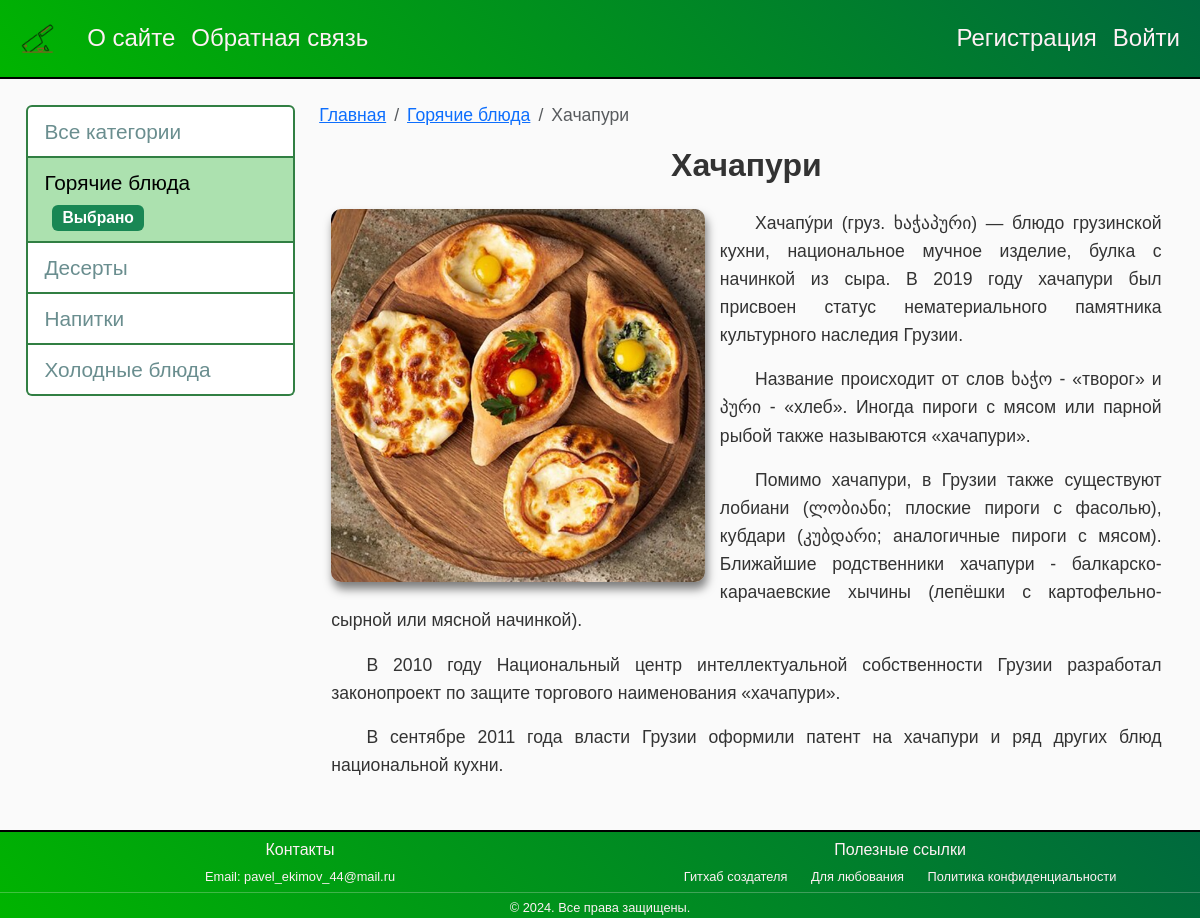
Page /post/khachapuri/ on the committed database.
### meal/models.py (models this page shows, shortened)
class Category(models.Model):
    name = models.CharField(max_length=100, db_index=True, verbose_name='Категория')
    slug = models.SlugField(max_length=255, unique=True, db_index=True, verbose_name='URL')
    def __str__(self):
        return self.name
    def get_absolute_url(self):
        return reverse('category', kwargs={'cat_slug': self.slug})
    class Meta:
        verbose_name = 'Категорию'
        verbose_name_plural = 'Категории'
        ordering = ['id']

class Food(models.Model):
    title = models.CharField(max_length=255, verbose_name='Название блюда')
    slug = models.SlugField(max_length=255, unique=True, db_index=True, verbose_name='URL')
    content = models.TextField(blank=True, verbose_name='Информация')
    photo = models.ImageField(upload_to="photo/%Y/%m/%d/", verbose_name='Фото')
    time_create = models.DateTimeField(auto_now_add=True, verbose_name='Время создания')
    time_update = models.DateTimeField(auto_now=True, verbose_name='Время изменения')
    is_published = models.BooleanField(default=True, verbose_name='Опубликовать')
    author = models.ForeignKey(User, on_delete=models.CASCADE, verbose_name='Автор')
    cat = models.ForeignKey('Category', on_delete=models.PROTECT, verbose_name='Категория')
    def __str__(self):
        return self.title
    class Meta:
        verbose_name = 'Различные блюда'
        verbose_name_plural = 'Различные блюда'
        ordering = ['id']

### meal/views.py (the view)
# urls.py: path('post/<slug:post_slug>/', ShowPost.as_view(), name='post'),
class ShowPost(DataMixin, DetailView):
    model = Food
    template_name = 'meal/post.html'
    slug_url_kwarg = 'post_slug'
    context_object_name = 'post'
    def get_context_data(self, *, object_list=None, **kwargs):
        context = super().get_context_data(**kwargs)
        c_def = self.get_user_context(title=context['post'])
        if not context['post'].is_published:
            c_def['cat_selected'] = -1
            c_def['breadcrumbs_extra'] = {
                'name': 'Неопубликованные записи',
                'url': reverse('unpublished_posts')
            }
        else:
            c_def['cat_selected'] = context['post'].cat.pk
        return dict(list(context.items()) + list(c_def.items()))

### meal/utils.py (called while the page is built)
    def get_user_context(self, **kwargs):
        context = kwargs
        cats = cache.get('cats')
        if not cats:
            cats = (Category.objects.annotate(food__count=Count('food', filter=Q(food__is_published=True)))
                    .filter(food__count__gt=0))
            cache.set('cats', cats, 60)
        user_menu = menu.copy()
        if not self.request.user.is_authenticated:
            user_menu.pop(1)
        context['menu'] = user_menu
        context['cats'] = cats
        context['cat_selected'] = context.get('cat_selected', 0)
        return context

### meal/templates/meal/post.html (shortened to what this page needs)
{% extends 'meal/base.html' %}
{% block leftmenu %}
    {% if post.is_published %}
        {% with cat_selected=post.cat.pk %}
            {{ block.super }}
        {% endwith %}
    {% else %}
        {% with cat_selected=-1 %}
            {{ block.super }}
        {% endwith %}
    {% endif %}
{% endblock %}
{% block breadcrumbs %}
    <nav aria-label="breadcrumb">
        <ol class="breadcrumb">
            <li class="breadcrumb-item">
                <a href="{% url 'home' %}">Главная</a>
            </li>
            {% if not post.is_published %}
                <li class="breadcrumb-item">
                    <a href="{% url 'unpublished_posts' %}">Неопубликованные записи</a>
                </li>
                <li class="breadcrumb-item active" aria-current="page">
                    {{ post.cat }}
                </li>
            {% else %}
                <li class="breadcrumb-item">
                    <a href="{% url 'category' post.cat.slug %}">{{ post.cat }}</a>
                </li>
            {% endif %}
            <li class="breadcrumb-item active" aria-current="page">
                {{ post.title }}
            </li>
        </ol>
    </nav>
{% endblock %}
{% block content %}
    <div class="container mt-4">
        <h1 class="text-center mb-4">{{ post.title }}</h1>
        <div class="post-content">
            {% if post.photo %}
                <img class="img-article-left" src="{{ post.photo.url }}" alt="Фото {{ post.title }}">
            {% endif %}
            {{ post.content|linebreaks }}
        </div>
    </div>
{% endblock %}

### meal/templates/meal/base.html (shortened to what this page needs)
{% load static %}
{% load meal_tags %}
{% load cache %}
<!DOCTYPE html>
<html>
    <head>
        <link href="{% static 'meal/css/bootstrap.min.css' %}" rel="stylesheet">
        <link href="{% static 'meal/css/styles.css' %}" rel="stylesheet">
    </head>
    <body>
        <div class="flex-wrapper">
            <div class="content-all">
                {% block mainmenu %}
                    <nav class="navbar navbar-expand-lg navbar-light bg-light">
                        <div class="container">
                            <a class="navbar-brand" href="{% url 'home' %}">
                                <div class="logo"></div>
                            </a>
                            <div class="collapse navbar-collapse" id="navbarNav">
                                <ul class="navbar-nav me-auto mb-2 mb-lg-0">
                                    {% for m in menu %}
                                        <li class="nav-item">
                                            <a class="nav-link" href="{% url m.url_name %}">{{ m.title }}</a>
                                        </li>
                                    {% endfor %}
                                </ul>
                                <ul class="navbar-nav">
                                    {% if request.user.is_authenticated %}
                                        <li class="nav-item">
                                            <a class="nav-link" href="{% url 'logout' %}">Выйти</a>
                                        </li>
                                    {% else %}
                                        <li class="nav-item">
                                            <a class="nav-link" href="{% url 'register' %}">Регистрация</a>
                                        </li>
                                        <li class="nav-item">
                                            <a class="nav-link" href="{% url 'login' %}">Войти</a>
                                        </li>
                                    {% endif %}
                                </ul>
                            </div>
                        </div>
                    </nav>
                {% endblock mainmenu %}
                <div class="container-main mt-4">
                    <div class="row">
                        <aside class="col-md-3">
                            {% block leftmenu %}
                                <ul class="list-group">
                                    {% if cat_selected == 0 %}
                                        <li class="list-group-item active">
                                            Все категории
                                            <span class="badge bg-success ms-2">Выбрано</span>
                                        </li>
                                    {% else %}
                                        <li class="list-group-item">
                                            <a href="{% url 'home' %}">Все категории</a>
                                        </li>
                                    {% endif %}
                                    {% for c in cats %}
                                        {% if c.food__count > 0 %}
                                            <li class="list-group-item {% if c.pk == cat_selected %} active {% endif %}">
                                                {% if c.pk == cat_selected %}
                                                    {{ c.name }}
                                                    <span class="badge bg-success ms-2">Выбрано</span>
                                                {% else %}
                                                    <a href="{{ c.get_absolute_url }}">{{ c.name }}</a>
                                                {% endif %}
                                            </li>
                                        {% endif %}
                                    {% endfor %}
                                </ul>
                            {% endblock leftmenu %}
                        </aside>
                        <main class="col-md-9">
                            {% block breadcrumbs %}
                            {% endblock %}
                            <div class="content-content">
                                {% block content %}
                                {% endblock %}
                            </div>
                        </main>
                    </div>
                </div>
            </div>
            {% cache 3600 footer %}
            <footer class="bg-light text-center py-3 mt-4">
                <div class="container-footer">
                    <div class="row row-footer">
                        <div class="col-md-6">
                            <h6>Контакты</h6>
                            <p>Email: pavel_ekimov_44@mail.ru</p>
                        </div>
                        <div class="col-md-6 text-center">
                            <h6>Полезные ссылки</h6>
                            <div class="footer-links">
                                <a href="https://github.com/EkimovP">Гитхаб создателя</a>
                                <a href="https://ya.ru/images/search?from=tabbar&text=nature%20photos%20are%20beautiful">Для любования</a>
                                <a href="https://tilda.cc/ru/privacy-generator/">Политика конфиденциальности</a>
                            </div>
                        </div>
                    </div>
                    <hr>
                    <p class="confidentiality">&copy; 2024. Все права защищены.</p>
                </div>
            </footer>
            {% endcache %}
        </div>
    </body>
</html>

### meal/static/meal/css/styles.css (style rules this page uses)
body { font-family: Arial, sans-serif; line-height: 1.6; background-color: #fafafa; color: #333; }
html, body { height: 100%; margin: 0; }
.flex-wrapper { display: flex; flex-direction: column; min-height: 100%; }
.content-all { flex: 1; }
.navbar-brand .logo { width: 3.2rem; height: 3.2rem; background: url('../images/knife.png') no-repeat center; background-size: contain; }
.navbar { background: linear-gradient(45deg, #00B400, #00693E); border-bottom: 2px solid black; }
.navbar .nav-link { color: #FFF0F5 !important; transition: all 1s linear; text-decoration: none; font-size: 1.5rem; }
.list-group { font-size: 1.3rem; word-wrap: break-word; }
.list-group-item a { color: #6a8e8f; text-decoration: none; }
.mt-4 { margin-top: 0.5rem !important; }
.container-main { margin: 0 1em 1em 1em; font-size: 1.1rem; padding: 0.5em; }
aside { padding-top: 0.5em; }
.list-group-item { border: 2px solid #317F43; }
.list-group-item.active { background-color: #ACE1AF; color: black; border-color: #317F43; }
.content-content { padding-top: 0.5em; }
.breadcrumb { --bs-breadcrumb-margin-bottom: 0; padding-top: 0.3em; }
.post-content { text-align: justify; text-indent: 2em; line-height: 1.6; }
.img-article-left { max-width: 45%; max-height: 80vh; float: left; width: auto; height: auto; margin-right: 15px; margin-bottom: 15px; border-radius: 10px; box-shadow: 2px 7px 10px rgba(0, 0, 0, 0.5); }
h1.text-center { font-size: 2rem; font-weight: bold; }
footer { color: #FFF0F5 !important; background: linear-gradient(45deg, #00B400, #00693E); border-top: 2px solid black; font-size: 0.8rem; }
.py-3 { padding-top: 0rem !important; padding-bottom: 0rem !important; }
footer .footer-links a { color: #FFF0F5; text-decoration: none; margin: 0 10px; transition: color 0.3s; }
footer p { margin: 0; }
.row-footer { --bs-gutter-x: 0 !important; }
hr { margin: 0.3rem 0; }
h6 { margin-top: 0.5rem; }
@media (min-width: 576px) { .container,.container-sm { max-width: 100%; } }
@media (min-width: 768px) { .container,.container-md,.container-sm { max-width: 100%; } }
@media (min-width: 992px) { .container,.container-lg,.container-md,.container-sm { max-width: 100%; } }
@media (min-width: 1200px) { .container,.container-lg,.container-md,.container-sm,.container-xl { max-width: 100%; } }

### rows in the picture
Category: name "Горячие блюда"
Category: name "Десерты"
Category: name "Напитки"
Category: name "Холодные блюда"
Food: cat "Горячие блюда", title "Хачапури", photo (picture), content "Хачапу́ри (груз. ხაჭაპური) — блюдо грузинской кухни, национальное мучное изделие, булка с начинкой из сыра. В 2019 году хачапури был присвоен статус нематериального памятника культурного наследия Грузии. Название происходит от слов ხაჭო - «творог» и პური - «хлеб». Иногда пироги с мясом или парной рыбой также называются «хачапури». Помимо хачапури, в Грузии также существуют лобиани (ლობიანი; плоские пироги с фасолью), кубдари (კუბდარი; аналогичные пироги с мясом). Ближайшие родственники хачапури - балкарско-карачаевские хычины (лепёшки с картофельно-сырной или мясной начинкой). В 2010 году Национальный центр интеллектуальной собственности Грузии разработал законопроект по защите торгового…"

### other values in the picture
{{ m.title }} "О сайте" "Обратная связь"
